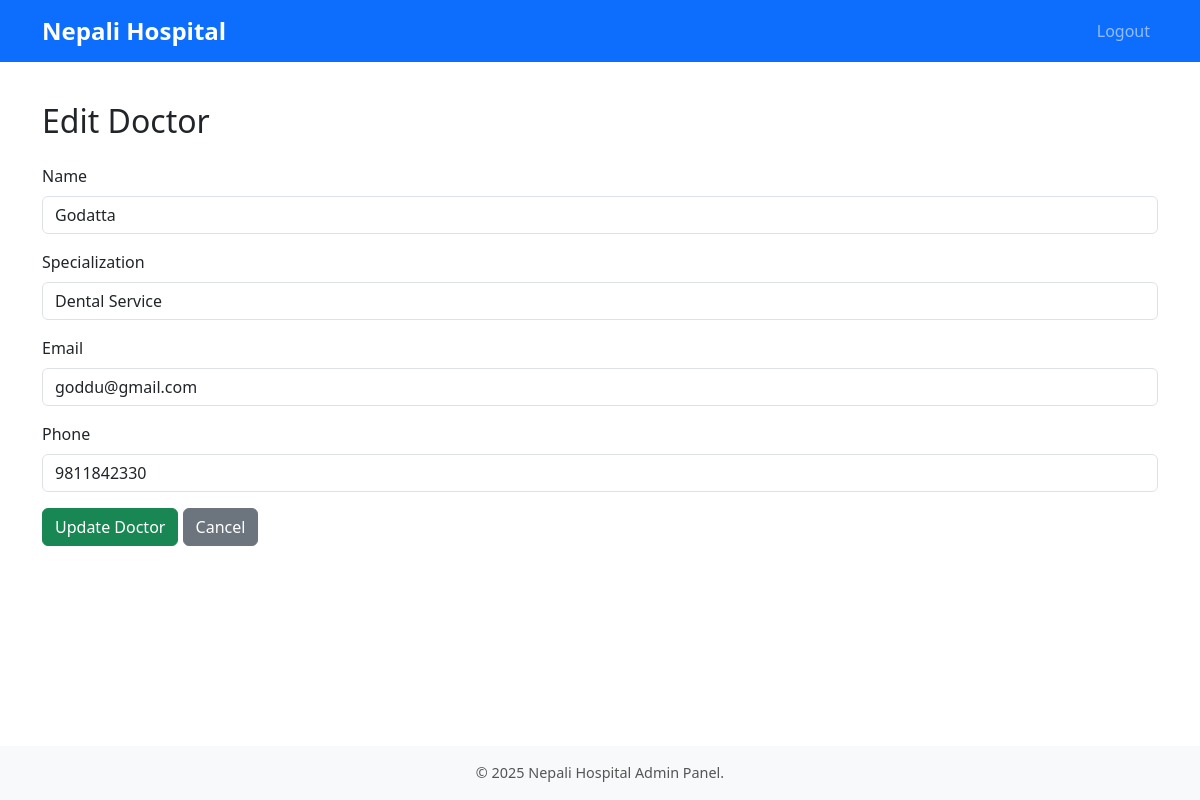
The page /admin/edit_doctor/1 (signed in) on the database its author committed.
### models.py (models this page shows)
class Doctor(db.Model):
    id = db.Column(db.Integer, primary_key=True)
    name = db.Column(db.String(100), nullable=False)
    specialization = db.Column(db.String(100), nullable=False)
    email = db.Column(db.String(120), unique=True, nullable=True)
    phone = db.Column(db.String(20), nullable=True)
    slots = db.relationship(
        "Slot",
        back_populates="doctor",
        lazy="joined",
        cascade="all, delete-orphan"
    )
    appointments = db.relationship(
        "Appointment",
        back_populates="doctor",
        lazy="joined",
        cascade="all, delete-orphan"
    )

### app.py (the view, shortened to what this page needs)
@app.route("/admin/edit_doctor/<int:doctor_id>", methods=["GET", "POST"])
@login_required
@admin_required
def edit_doctor(doctor_id):
    doctor = Doctor.query.get_or_404(doctor_id)
    return render_template("admin/edit_doctor.html", doctor=doctor)

### app.py (called while the page is built)
@login_manager.user_loader
def load_user(user_id):
    if isinstance(user_id, str) and user_id.startswith("admin-"):
        aid = int(user_id.split("-", 1)[1])
        return Admin.query.get(aid)
    return User.query.get(int(user_id))

def admin_required(func):
    @wraps(func)
    def wrapper(*args, **kwargs):
        if not isinstance(current_user._get_current_object(), Admin):
            abort(403)
        return func(*args, **kwargs)
    return wrapper

### templates/admin/edit_doctor.html
{% extends "admin/base.html" %}
{% block content %}
<h2 class="mb-4">Edit Doctor</h2>
<form method="POST">
  <div class="mb-3">
    <label class="form-label">Name</label>
    <input type="text" class="form-control" name="name" value="{{ doctor.name }}" required>
  </div>
  <div class="mb-3">
    <label class="form-label">Specialization</label>
    <input type="text" class="form-control" name="specialization" value="{{ doctor.specialization }}" required>
  </div>
  <div class="mb-3">
    <label class="form-label">Email</label>
    <input type="email" class="form-control" name="email" value="{{ doctor.email }}">
  </div>
  <div class="mb-3">
    <label class="form-label">Phone</label>
    <input type="text" class="form-control" name="phone" value="{{ doctor.phone }}">
  </div>
  <button type="submit" class="btn btn-success">Update Doctor</button>
  <a href="{{ url_for('view_doctors_admin') }}" class="btn btn-secondary">Cancel</a>
</form>
{% endblock %}

### static/style.css (style rules this page uses)
html, body { height: 100%; margin: 0; padding: 0; }
.btn-success { background-color: #198754; }
.btn-secondary { background-color: #6c757d; }
input, select { border-radius: 5px; border: 1px solid #ced4da; padding: 0.5rem; }

### rows shown on the page
Doctor: name "Godatta", specialization "Dental Service", email "goddu@gmail.com", phone "9811842330"

### other values the page prints
{{ current_year or "2025" }} "2025"
